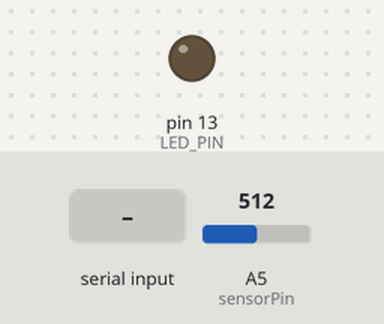
A sketch run on a simulated Arduino Mega 2560, built for the host (arithmetic inside an expression is 32-bit, double 64-bit). Shown: output pins drawn as LEDs (lit = HIGH). The inputs (shaded band) are chosen by the test bench; at power-on: A5 (sensorPin) = 512. What the sketch prints to the serial monitor is not drawn.

Above: at 1.2 s.
1.3 s: "s" received over the second serial link
At 2.3 s:
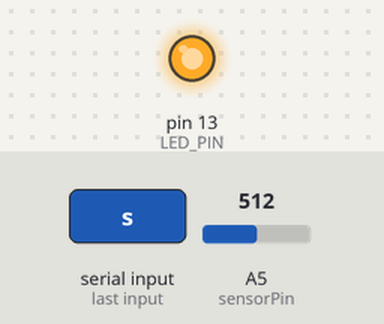
4.3 s: "p" received over the second serial link
Timing chart, 0 to 7.3 s (numbered marks = the images above; inputs shaded):
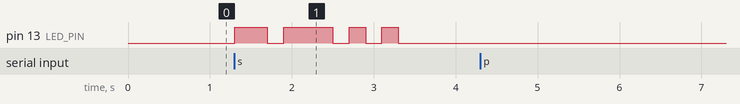

The sketch:

Slave_Full_Mix_v1.ino
```cpp
#include "Sleep_n0m1.h"

#define intPin 0
#define LED_PIN 13

Sleep sleep;

int sensorPin = A5;
int sensorRaw;
float sensorAverage;
int count;
char dataRead;

void setup(){
 Serial.begin(9600);
 Serial1.begin(9600);
 count = 10;

 pinMode(LED_PIN, OUTPUT);
}

void loop(){
  while(!Serial1.available());
  dataRead=Serial1.read();
  if(dataRead=='p'){

    digitalWrite(LED_PIN, HIGH);

    sensorAverage = 0;
    for(int i=0; i<count; i++){
      sensorRaw = analogRead(sensorPin);
      sensorAverage += sensorRaw;
      Serial.println(sensorRaw);
    }
    //sensorAverage /= (float) count;
    //voltage = (float) sensorAverage * 5.0 / 1024.0;
    //pressure_kPa = (voltage - 0.5) / 4.0 * 1200.0;
    //pressure_kPa = (voltage - 0.48) / 4.02 * 1200.0;
    //if(pressure_kPa<0)pressure_kPa=0;
    //pressure_psi = pressure_kPa * 0.14503773773020923;

    //Serial.print("Raw value (average): ");
    Serial1.print(sensorAverage);
    Serial.print("Total RAW: ");
    Serial.println(sensorAverage);
    //Serial.println((int)(100*sensorAverage));

    digitalWrite(LED_PIN, LOW);

    delay(1000);
  }else if(dataRead=='s'){
    digitalWrite(LED_PIN, HIGH);
    delay(400);
    digitalWrite(LED_PIN, LOW);
    delay(200);
    digitalWrite(LED_PIN, HIGH);
    delay(400);
    digitalWrite(LED_PIN, LOW);
    sleep.pwrDownMode(); //set sleep mode

    //Sleep till interrupt pin equals a particular state.
    //In this case "low" is state 0.
    sleep.sleepPinInterrupt(intPin,LOW); //(interrupt Pin Number, interrupt State)

    digitalWrite(LED_PIN, HIGH);
    delay(200);
    digitalWrite(LED_PIN, LOW);
    delay(200);
    digitalWrite(LED_PIN, HIGH);
    delay(200);
    digitalWrite(LED_PIN, LOW);
    delay(200);
    digitalWrite(LED_PIN, HIGH);
    delay(200);
    digitalWrite(LED_PIN, LOW);
  }
}
```

Measured:
- after the input at 1.3 s, pin 13 (LED_PIN): LOW → HIGH at once, → LOW 0.40 s later, → HIGH 0.20 s later, → LOW 0.60 s later, … (8 changes in this stretch)
